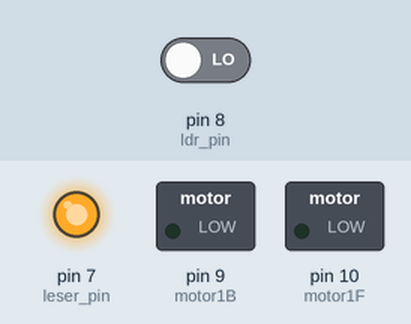
The sketch below on a simulated Arduino Uno, built with avr-gcc and run on an emulated ATmega328P. Parts: switched loads named in the sketch (green lamp = pin HIGH), output pins drawn as LEDs (lit = HIGH). The inputs (shaded band) are chosen by the test bench; at power-on: pin 8 (ldr_pin) LOW. What the sketch prints to the serial monitor is not drawn.

Above: at 1.2 s.
1.3 s: pin 8 (ldr_pin) driven HIGH
At 2.5 s:
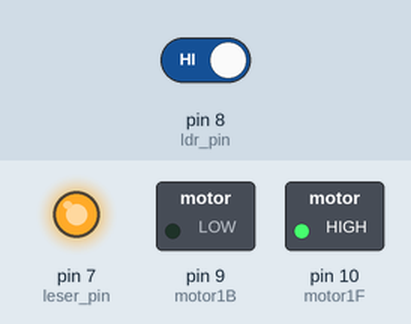
2.8 s: pin 8 (ldr_pin) driven LOW
At 3.9 s:
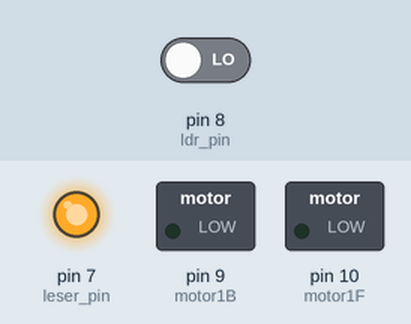
Timing chart, 0 to 5.8 s (numbered marks = the images above; inputs shaded):
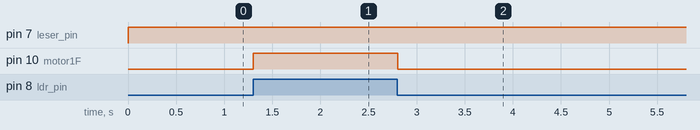

The sketch:

motor_with_ldr.ino
```cpp
int leser_pin = 7;
int ldr_pin = 8;
int motor1F=10;
int motor1B=9;

void setup() {
    Serial.begin(9600);
    pinMode(leser_pin,OUTPUT);
    pinMode(ldr_pin,INPUT);
    pinMode(motor1F, OUTPUT);
    pinMode(motor1B, OUTPUT);
}

void loop() {
  digitalWrite(leser_pin, HIGH);

   if( digitalRead( ldr_pin ) == 1){
      digitalWrite( motor1F,HIGH);
   }
   else{
      digitalWrite( motor1F,LOW);
   }

   Serial.println( digitalRead( ldr_pin ));
}
```

Measured:
- after the input at 1.3 s, pin 10 (motor1F): LOW → HIGH at once
- after the input at 2.8 s, pin 10 (motor1F): HIGH → LOW at once
